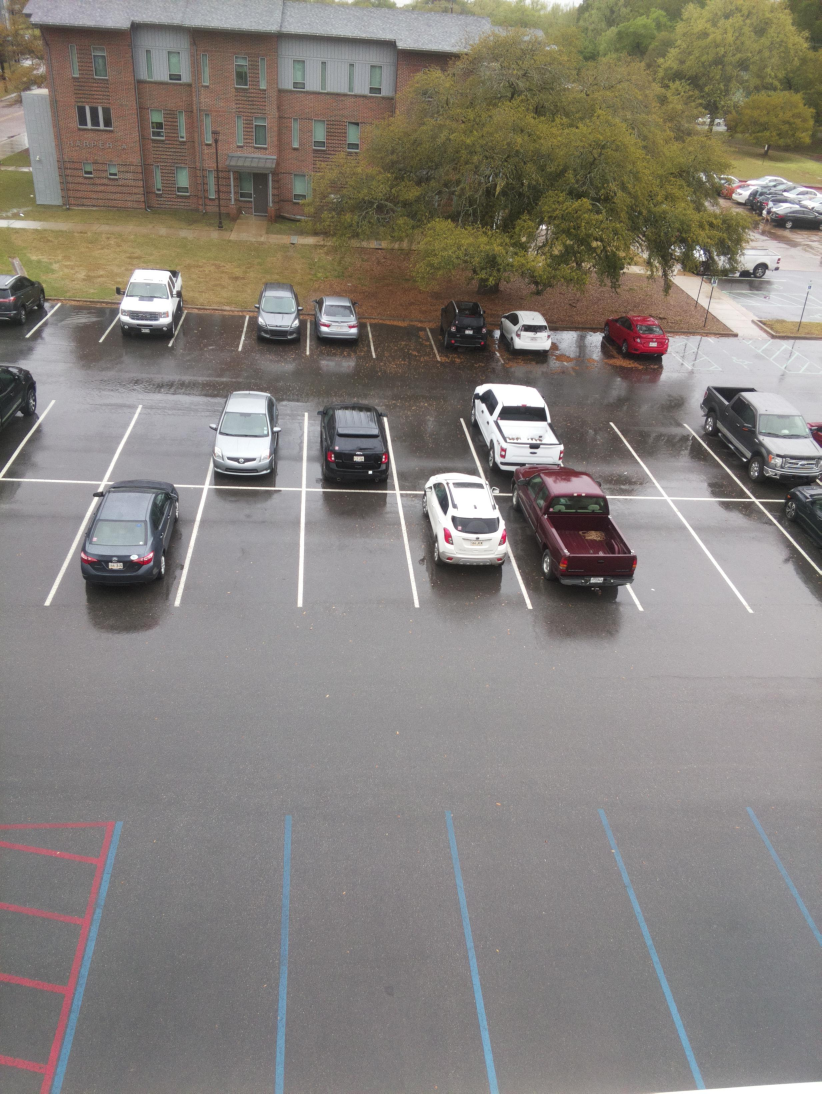
#> input picture image-processing-server/lot_images_1/2019-03-30-04:00PM.jpg, 2464 x 3280 px (shown at 1/3 size)
$ python -i utils.py   (imports and definitions only)   (older library calls are emulated)
#> lines starting #> are read from the running program, lines starting #| are printed output that depends on the picture

import numpy as np
import cv2
import tensorflow as tf

# [14 lines left out: function scale_to_im, not called in this run]

def nothing(x):
    pass

def channels3(x):
    #Stack grayscale images together to increase the color channels to 3
    return np.dstack((x,x,x))

def sidebyside(x,y):
    #Concatenate images side by side (horizontally)
    return np.concatenate((x,y),axis=1)

def updown(x,y):
    #Concatenate images up and down (vertically)
    return np.concatenate((x,y),axis=0)

def extractLargerSegment(maskROAD):

    contours, hierarchy = cv2.findContours(maskROAD.copy(),cv2.RETR_TREE,cv2.CHAIN_APPROX_SIMPLE)

    maxA = 0
    maskTemp=np.zeros_like(maskROAD)

    if(len(contours) > 0):
        for h,cnt in enumerate(contours):
            if(cv2.contourArea(cnt) > maxA):
                cntMax=cnt
                maxA = cv2.contourArea(cnt)
        mask = np.zeros(maskROAD.shape,np.uint8)
        cv2.drawContours(maskTemp,[cntMax],0,255,-1)
        maskROAD = cv2.bitwise_and(maskROAD,maskTemp)
    return maskROAD

def post_process(img):
    kernel = np.ones((5, 5), np.uint8)
    img_out = cv2.erode(img, kernel,iterations=3)
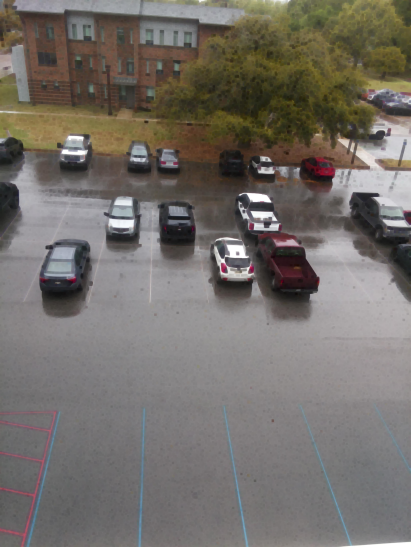
#> img_out: shape (3280, 2464, 3) (shown at 1/6 size); mean R, G, B 115.8, 110.7, 105.2
    kernel = np.ones((20, 20), np.uint8)
    img_out = cv2.dilate(img_out, kernel,iterations=5)
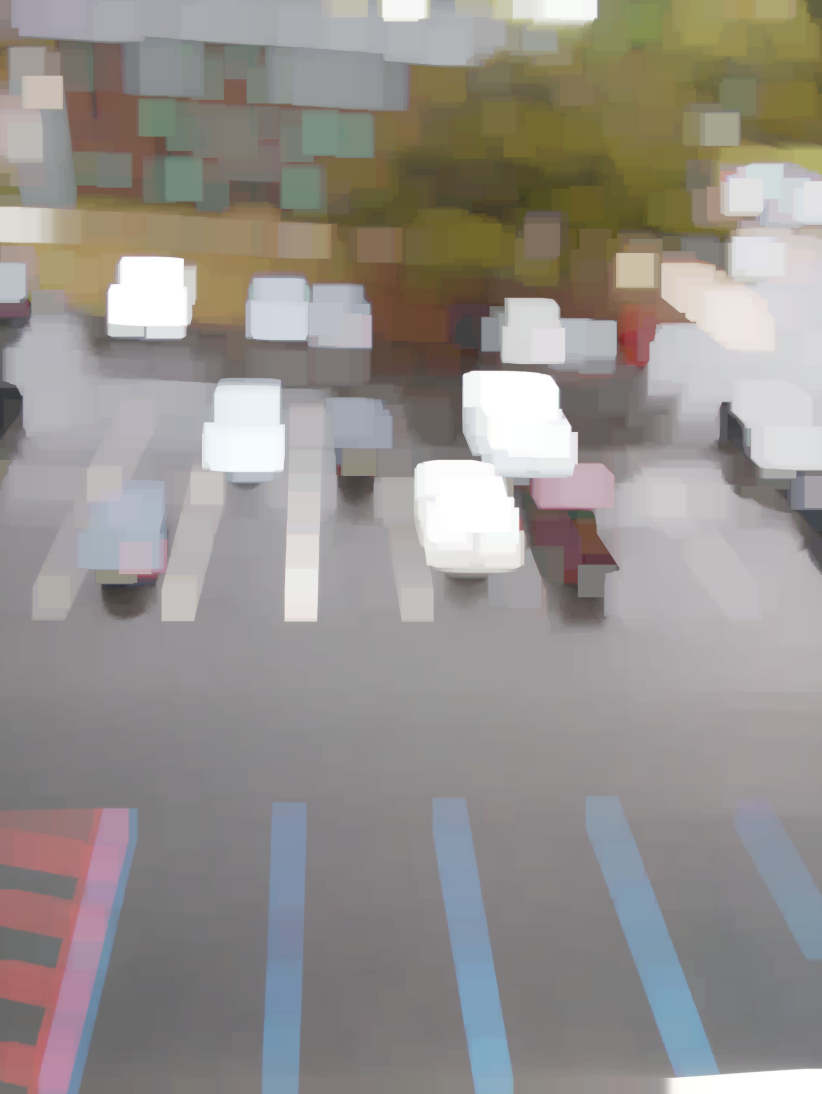
#> img_out: shape (3280, 2464, 3) (shown at 1/3 size); mean R, G, B 149.3, 144.8, 140.6

    img_out = extractLargerSegment(img_out)

    return img_out


def display(img_init, img_hsv, img_out2, img_out):
    mask = scale_to_im(np.dstack((img_out, np.zeros_like(img_out), np.zeros_like(img_out))))
    cv2.imshow('Output', updown(sidebyside(cv2.addWeighted(img_init, 1, mask, 0.3, 0), img_hsv),sidebyside(channels3(img_out), channels3(img_out2))))


# [77 lines left out: functions detectionProcess, sliding_window, pyramid, drawBoxes, not called in this run]

>>> import cv2
>>> picture = cv2.cvtColor(cv2.imread('../lot_images_1/2019-03-30-04:00PM.jpg'), cv2.COLOR_BGR2RGB)
#> (the run stopped early here; a loop or call above may not have finished)

$ run again, on image-processing-server/lot_images_1/2019-03-30-04:30PM.jpg
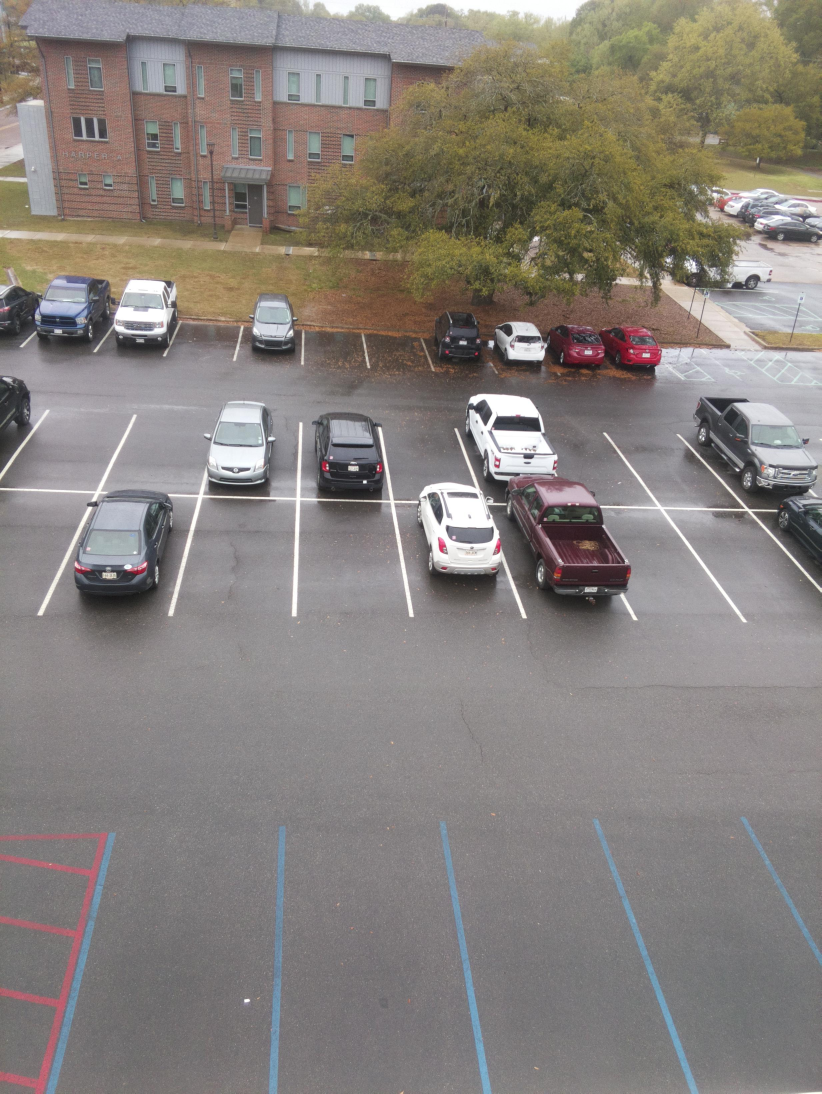
#> input picture image-processing-server/lot_images_1/2019-03-30-04:30PM.jpg, 2464 x 3280 px (shown at 1/3 size)
#> in post_process, `img_out = cv2.erode(img, kernel,iterations=3)`:
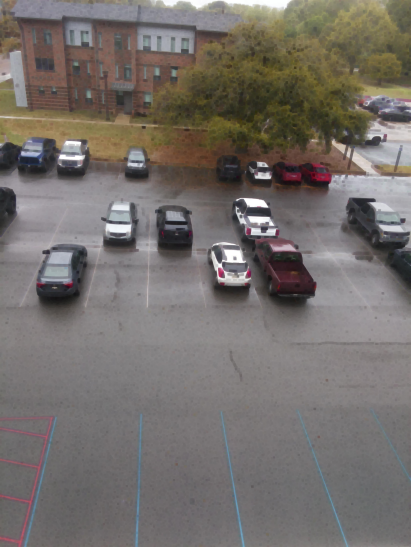
#> img_out: shape (3280, 2464, 3) (shown at 1/6 size); mean R, G, B 116.6, 111, 107
#> in post_process, `img_out = cv2.dilate(img_out, kernel,iterations=5)`:
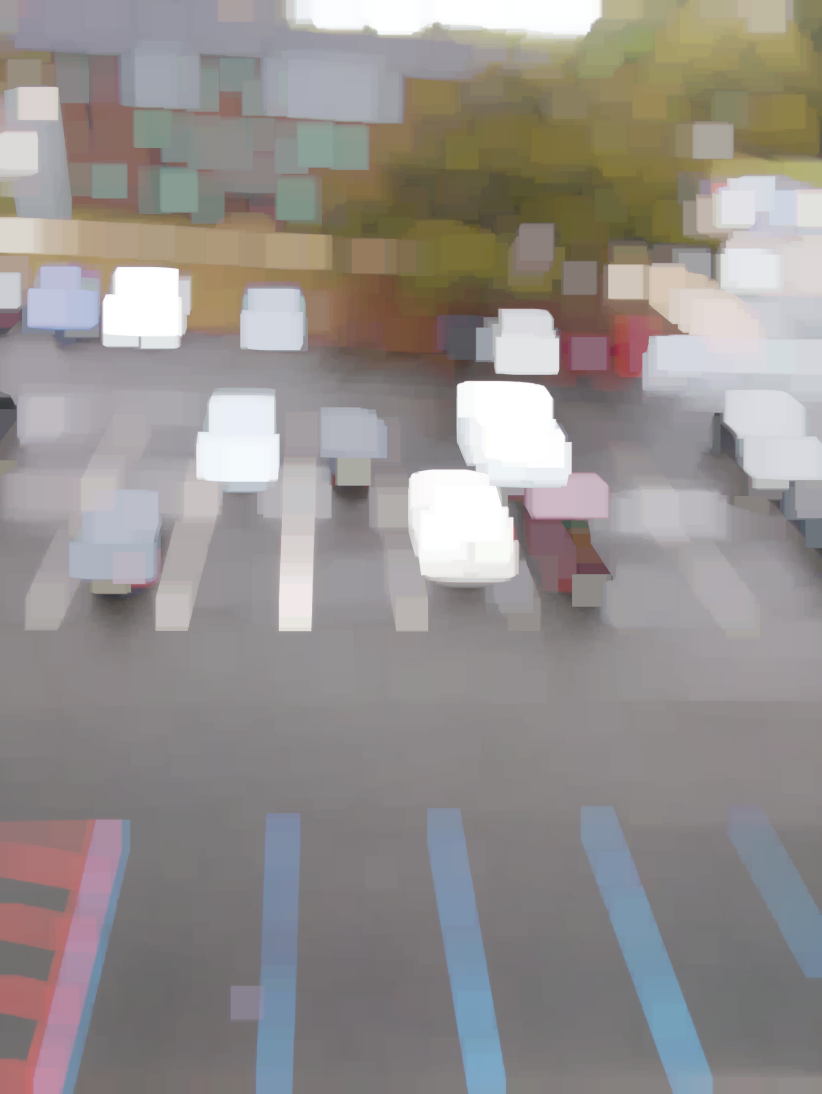
#> img_out: shape (3280, 2464, 3) (shown at 1/3 size); mean R, G, B 148.9, 144.1, 141.5

$ run again, on image-processing-server/lot_images_1/2019-03-30-05:30PM.jpg
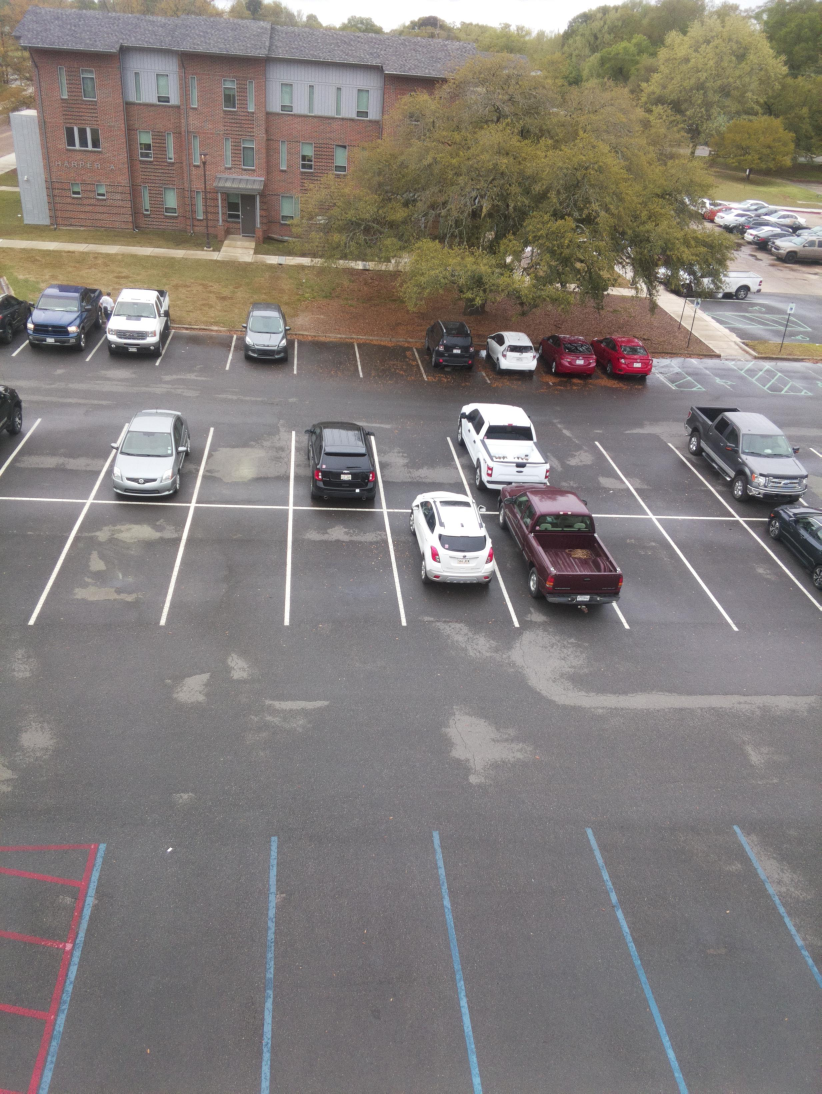
#> input picture image-processing-server/lot_images_1/2019-03-30-05:30PM.jpg, 2464 x 3280 px (shown at 1/3 size)
#> in post_process, `img_out = cv2.erode(img, kernel,iterations=3)`:
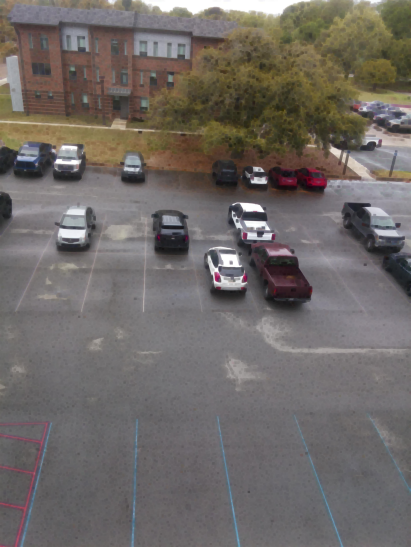
#> img_out: shape (3280, 2464, 3) (shown at 1/6 size); mean R, G, B 111.1, 105.5, 102.2
#> in post_process, `img_out = cv2.dilate(img_out, kernel,iterations=5)`:
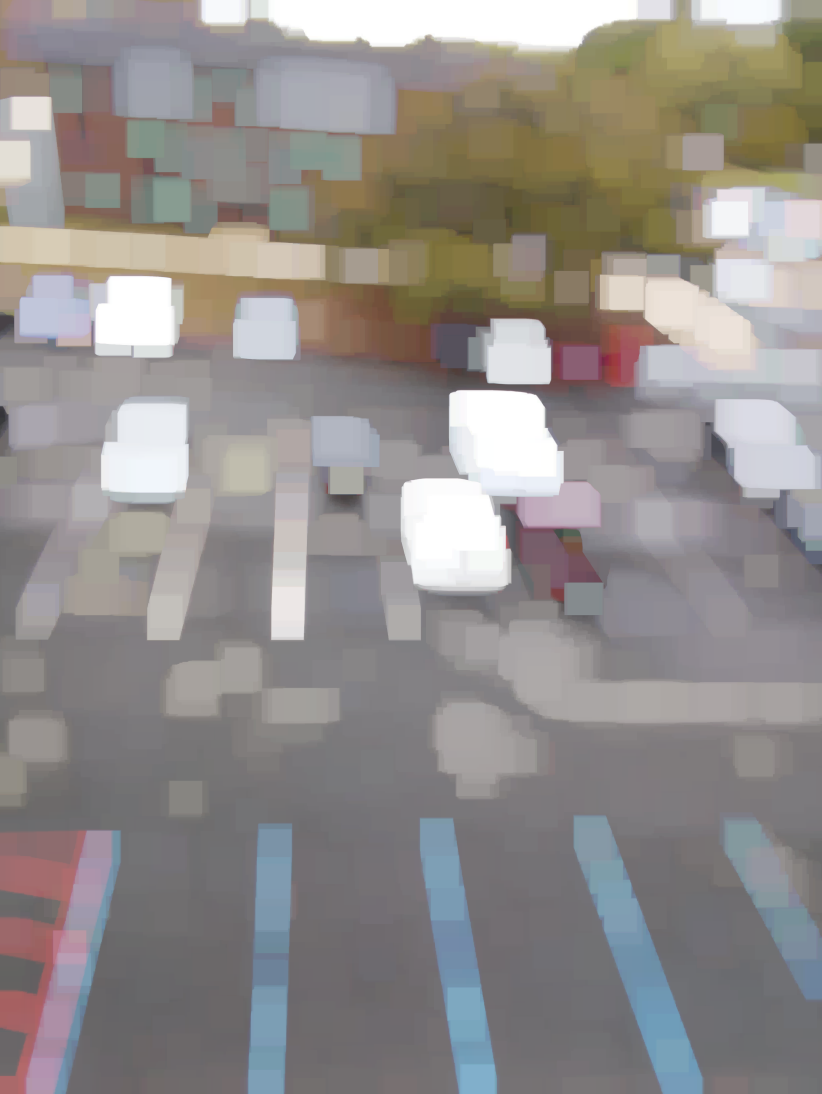
#> img_out: shape (3280, 2464, 3) (shown at 1/3 size); mean R, G, B 146.5, 142.2, 139.9
